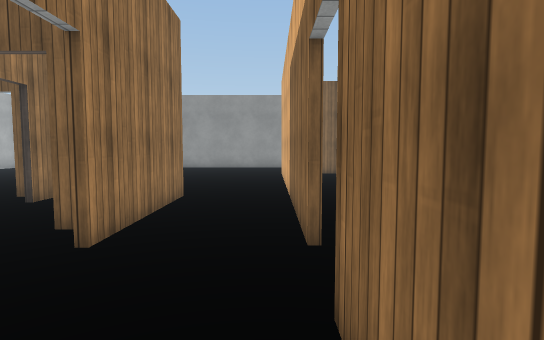
View 1 (above)

24 first-person views from a walk through a 3-D level made in the Unity game engine. The camera is 1.4 m above the floor, tilts 4° down and sees 80° across. Doors are open. The floor is counted in squares, 1 m on a side. Each view is taken from the middle of a square. On the plan, view 1 faces up. The plan holds only what a view shows up to about 15 squares ahead; the rest is blank. The place goes on beyond the plan. The player character is not drawn. Surface patterns are stand-ins for the level's own textures.

View 2
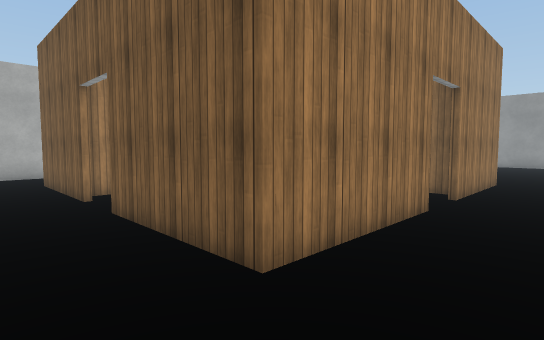

View 3
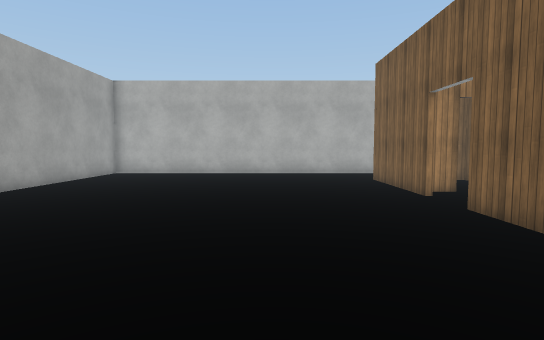

View 4
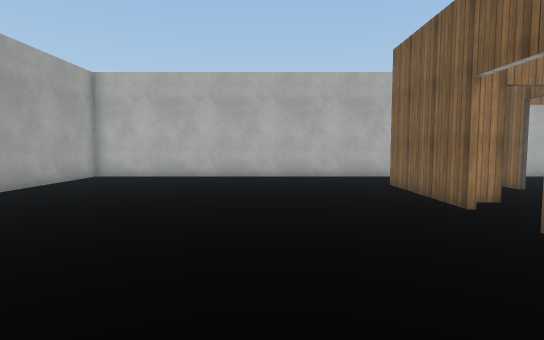

View 5
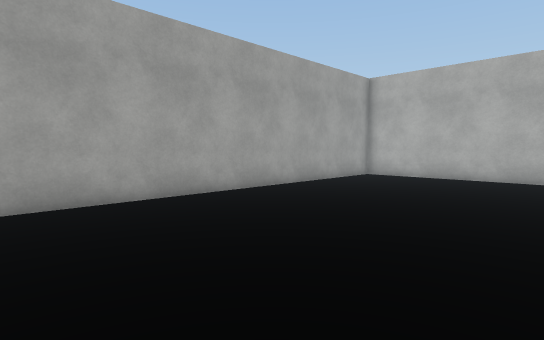

View 6
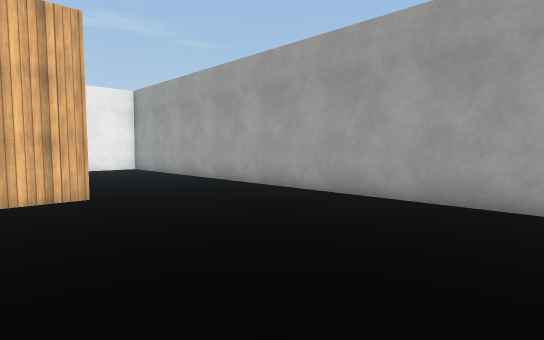

View 7
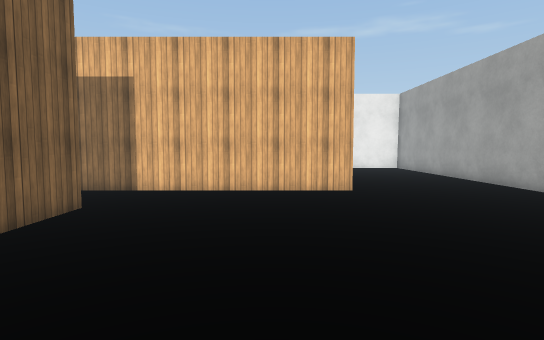

View 8
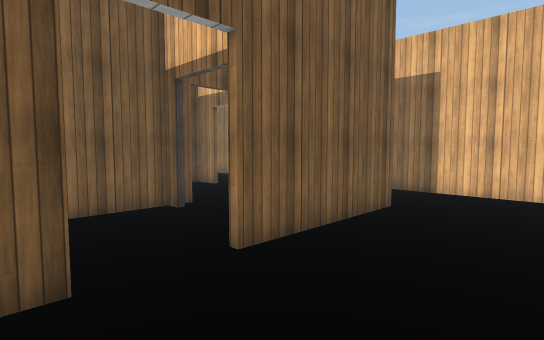

View 9
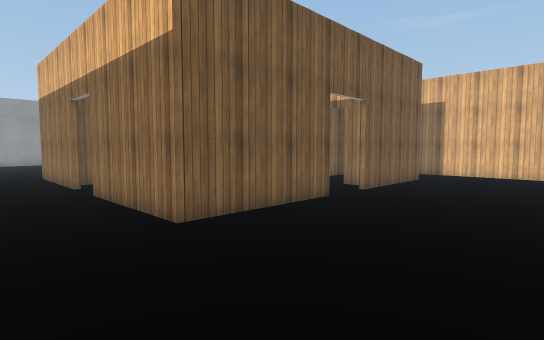

View 10
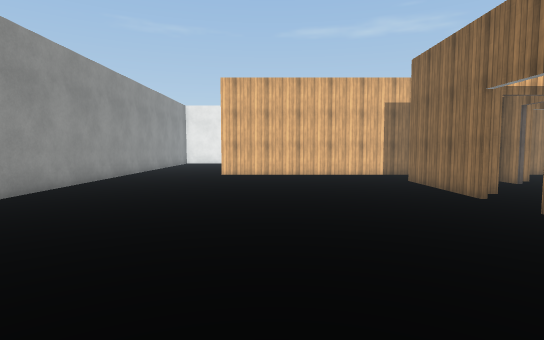

View 11
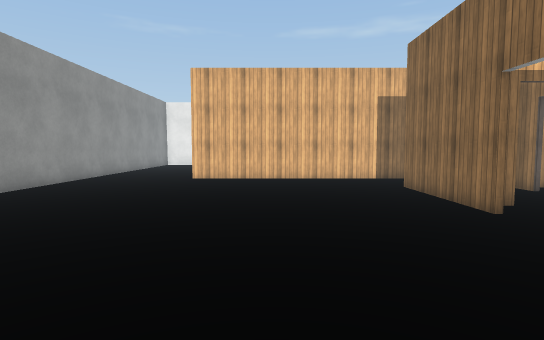

View 12
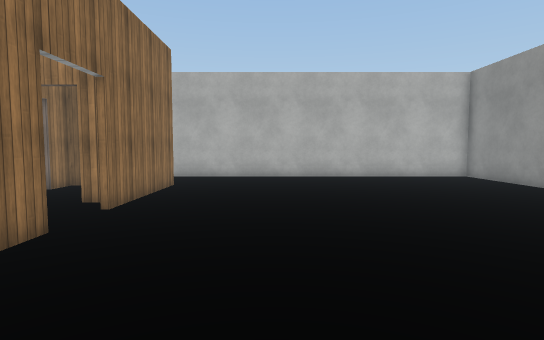

View 13
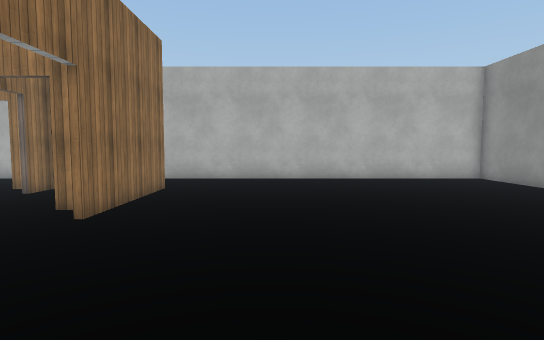

View 14
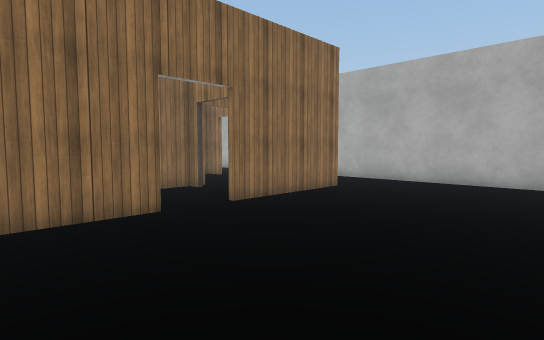

View 15
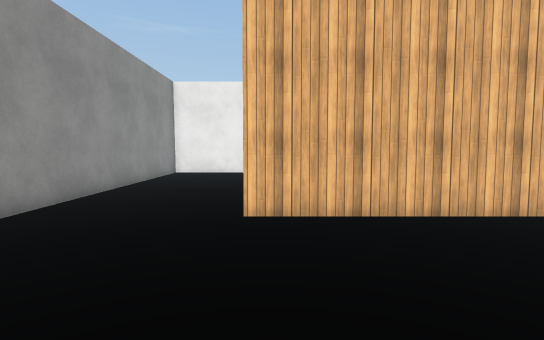

View 16
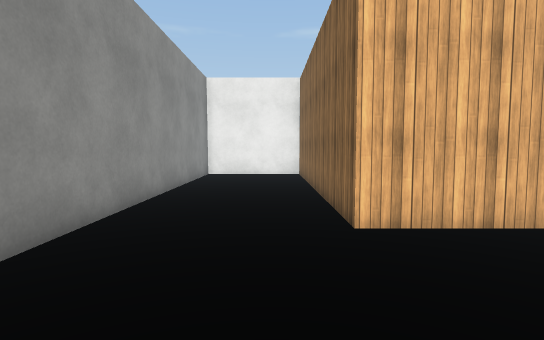

View 17
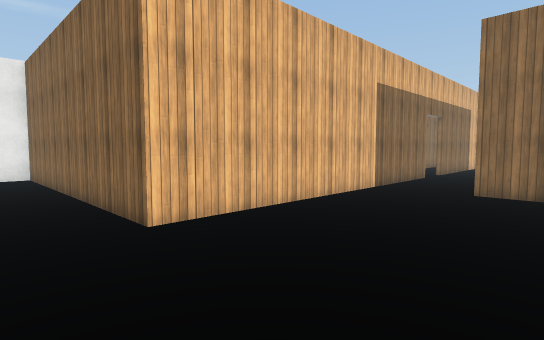

View 18
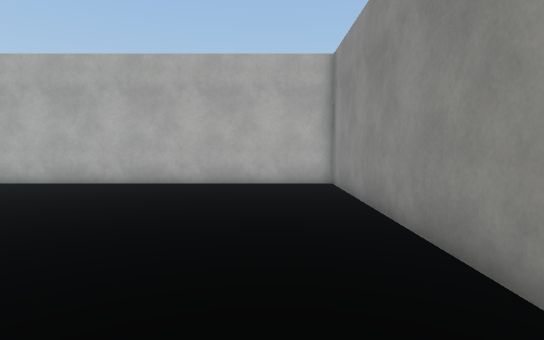

View 19
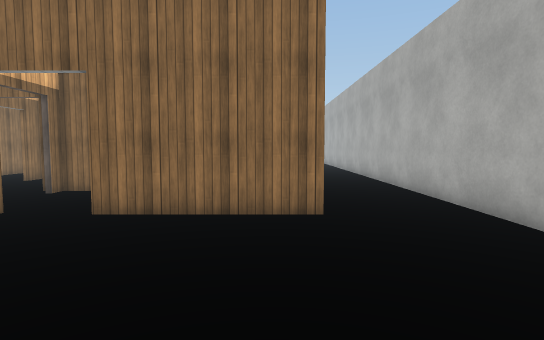

View 20
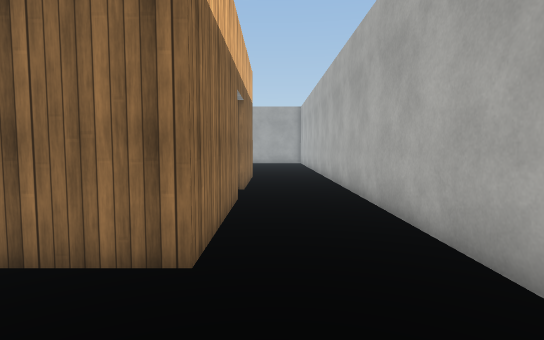

View 21
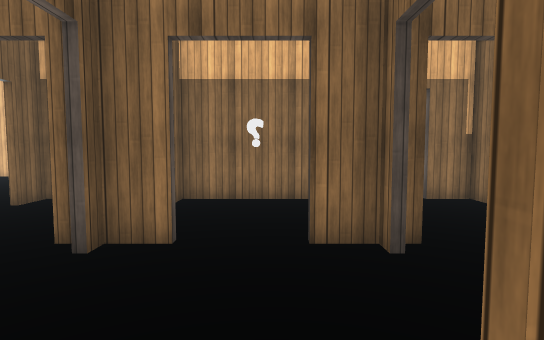

View 22
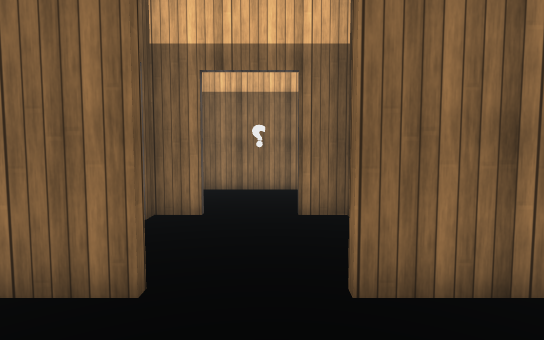

View 23
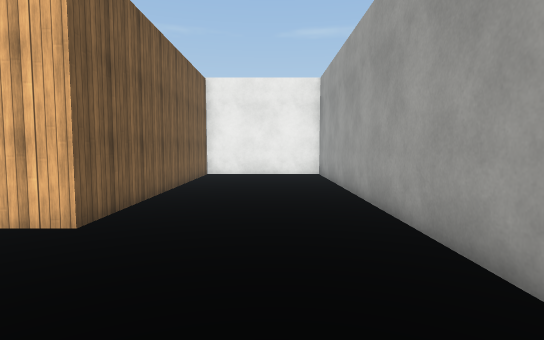

View 24
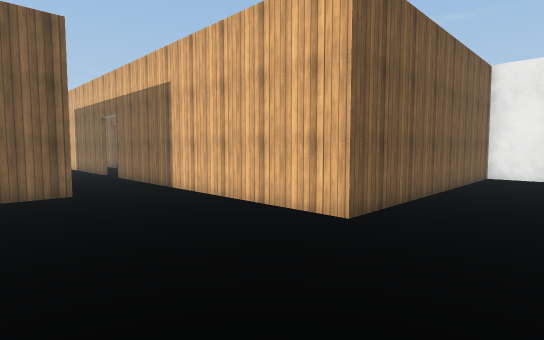

### Floor plan
Ten units are one square. View 1 is at (0, 0); x grows to the right and y downward. Boxes are objects, and circles mark ways between rooms. Rooms are numbered by the first view taken in them; rooms with no view inside come last. Other rooms are left out.
<svg viewBox="-180 -228 290 388">
<path fill="none" stroke="#000" d="M-91 26 -141 26 -141 -22M-26 -25 -26 26 -72 26M-175 83 -175 128M5 -45 5 -94M-141 -41 -141 -93M-170 155 99 155M-26 -93 -26 -44M105 96 5 96 5 -26M-175 -104 -175 35M-72 -93 -26 -93M5 -94 5 -176 105 -176M-141 -93 -91 -93M100 -223 -175 -223 -175 -104M-131 -54 -136 -54M-104 -44 -104 -54M-102 -54 -109 -54M-139 -56 -126 -56M-109 -14 -104 -14 -104 -25M-102 11 -102 21M-70 24 -63 24 -63 11M-126 -12 -139 -12M-63 -12 -85 -12M-63 -81 -63 -91 -72 -91M-72 -56 -63 -56 -63 -62M-61 -90 -61 -81M-102 -62 -102 -54M-102 -56 -90 -56M-38 -56 -28 -56M-102 -88 -102 -81M-63 -20 -63 -54 -69 -54"/>
<circle cx="-10" cy="-90" r="3" fill="#2a7"/>
<circle cx="-160" cy="-97" r="3" fill="#2a7"/>
<circle cx="-140" cy="-35" r="3" fill="#2a7"/>
<circle cx="-85" cy="25" r="3" fill="#2a7"/>
<circle cx="-85" cy="-90" r="3" fill="#2a7"/>
<circle cx="-115" cy="-10" r="3" fill="#2a7"/>
<circle cx="-100" cy="-70" r="3" fill="#2a7"/>
<circle cx="-100" cy="-35" r="3" fill="#2a7"/>
<text x="-60" y="70">1</text>
<text x="-60" y="-170">2</text>
<text x="-120" y="-50">3</text>
<text x="-100" y="10">4</text>
<text x="-70" y="-70">5</text>
<text x="-80" y="-30">6</text>
</svg>
Room 1 opens to room 2. Room 1 opens to room 3. Room 1 opens to room 4. Room 2 opens to room 5. Room 3 opens to room 4. Room 3 opens to room 5. Room 3 opens to room 6.

Where each view was taken, in squares from view 1:
view 1: 0 up, 0 right, facing up
view 2: 5 down, 0 right, facing up-left
view 3: 7 down, 0 right, facing left
view 4: 7 down, 2 left, facing left
view 5: 7 down, 2 left, facing down-left
view 6: 7 down, 9 left, facing down-right
view 7: 7 down, 10 left, facing right
view 8: 6 down, 10 left, facing up-right
view 9: 8 down, 17 left, facing up-right
view 10: 15 up, 16 left, facing right
view 11: 14 up, 14 left, facing right
view 12: 13 up, 2 left, facing left
view 13: 13 up, 3 left, facing left
view 14: 16 up, 4 left, facing down-left
view 15: 17 up, 6 left, facing right
view 16: 19 up, 5 left, facing right
view 17: 20 up, 5 left, facing down-right
view 18: 20 up, 5 left, facing left
view 19: 16 up, 13 left, facing down
view 20: 13 up, 15 left, facing down
view 21: 3 up, 15 left, facing right
view 22: 3 up, 17 left, facing right
view 23: 13 down, 5 left, facing right
view 24: 13 down, 5 left, facing up-right
